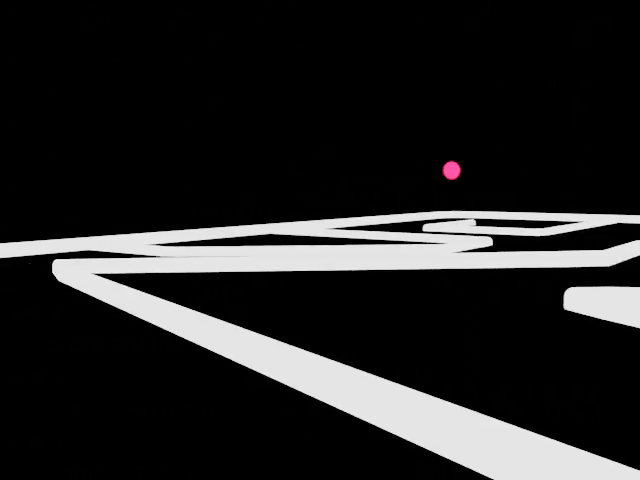
#> input picture frame 12 of beacon_sweep.mp4, 640 x 480 px, given in place of maze_view.mp4, which was not available
$ python videocv.py
#> lines starting #> are read from the running program, lines starting #| are printed output that depends on the picture; after the words box and inside, x2 and y2 are one past the last pixel; in counts of white or black regions, pixels touching at a corner belong together; pictures that were not available may be replaced by others from this repository, and a replacement may not be noted
### EEE2Rover-master/src/calibration_utils.py
import cv2
import numpy as np
import glob
import matplotlib.pyplot as plt
import os.path as path
import pickle


def lazy_calibration(func):
    """
    Decorator for calibration function to avoid re-computing calibration every time.
    """
    calibration_cache = 'camera_cal/calibration_data.pickle'

    # [12 lines left out: function wrapper, not called in this run]

    return wrapper


# [68 lines left out: functions calibrate_camera, undistort, not called in this run]


# [10 lines that do not run on import are left out]

### EEE2Rover-master/src/videocv.py
import cv2
import numpy as np
import math
import calibration_utils
import perspective_utils
video = cv2.VideoCapture("maze_view.mp4")

kernel = np.ones((5,5),np.uint8)

vertices= np.array([[0,480],[0,270],[640,270],[640,480],
                         ], np.int32)
forward_mask= np.array([[200,350],[200,270],[440,270],[440,350],
                         ], np.int32)
left_mask = np.array([[0,480],[0,0],[320,0],[320,480],
                         ], np.int32)
right_mask = np.array([[320,480],[320,0],[640,0],[640,480],
                         ], np.int32)

# [61 lines left out: functions average_nearby_lines, apply_brightness_contrast, not called in this run]

class HoughBundler:
    def __init__(self,min_distance=5,min_angle=2):
        self.min_distance = min_distance
        self.min_angle = min_angle

    def get_orientation(self, line):
        orientation = math.atan2(abs((line[3] - line[1])), abs((line[2] - line[0])))
        return math.degrees(orientation)

    # [84 lines left out: functions check_is_line_different, distance_point_to_line, get_distance, merge_lines_into_groups, merge_line_segments, not called in this run]

    def process_lines(self, lines, align):
        lines_horizontal  = []
        lines_vertical  = []
        if lines is not None:

            for line_i in [l[0] for l in lines]:
                orientation = self.get_orientation(line_i)
                # if vertical
                if 25 < orientation <= 90:
                    lines_vertical.append(line_i)
                else:
                    lines_horizontal.append(line_i)

        lines_vertical  = sorted(lines_vertical , key=lambda line: line[1])
        lines_horizontal  = sorted(lines_horizontal , key=lambda line: line[0])
        merged_lines_all = []
        if align == 1:
            target_lines = lines_vertical
        else:
            target_lines = lines_horizontal
        # for each cluster in vertical and horizantal lines leave only one line
        for i in [target_lines]:
            if len(i) > 0:
                groups = self.merge_lines_into_groups(i)
                merged_lines = []
                for group in groups:
                    merged_lines.append(self.merge_line_segments(group))
                merged_lines_all.extend(merged_lines)


        return (merged_lines_all)

# Usage:


def roi(img, vertices):
    #blank mask:
    mask = np.zeros_like(img)
    # fill the mask
    cv2.fillPoly(mask, vertices, 255)
    # now only show the area that is the mask
    masked = cv2.bitwise_and(img, mask)
    return masked

def __draw_label(img, text, pos, bg_color):
   font_face = cv2.FONT_HERSHEY_SIMPLEX
   scale = 0.4
   color = (255, 255, 255)
   thickness = cv2.FILLED
   margin = 2
   txt_size = cv2.getTextSize(text, font_face, scale, thickness)

   end_x = pos[0] + txt_size[0][0] + margin
   end_y = pos[1] - txt_size[0][1] - margin

   #cv2.rectangle(img, pos, (end_x, end_y), bg_color, thickness)
   cv2.putText(img, text, pos, font_face, scale, color, 1, cv2.LINE_AA)
# Adjust this threshold to control line grouping
threshold_theta =1000000000000
threshold_delta = 100
#count for exporting frames
count =0

# Specify size on horizontal axis
def draw_lines(lines,frame):
     if lines is not None:
       # lines = bundler.process_lines(lines)
        for line in lines:
            if line is not None:
                x1, y1, x2, y2 = line
                cv2.line(frame, (x1, y1), (x2, y2), (0, 0, 255), 2)
def descision(walls):
    if walls==[1,1,0]:
       return "Right"
    elif walls==[0,1,1]:
       return  "Left"
    elif walls==[1,0,1]:
     return "Forward"
    elif walls==[1,1,1]:
     return "Backtrack"
    else:
        return "Undefined"
# [26 lines left out: functions draw_grid, closest_to_center, not called in this run]
def GetVanishingPoint(Lines):
   #find the midpoint of the lines

   x1, y1, x2, y2 = Lines[0]
   x1c, y1c, x2c, y2c = Lines[1]
   x=(x1+x2+x1c+x2c)/4
   return [int(x),240]
while True:

    ret, frame = video.read()
#> frame is the input picture: shape (480, 640, 3); mean B, G, R 36, 35.9, 36.1


    if not ret:
        video = cv2.VideoCapture("maze_view.mp4")
        continue
    frame = cv2.resize(frame, (640, 480))


    edges = cv2.Canny(frame, 150, 255)
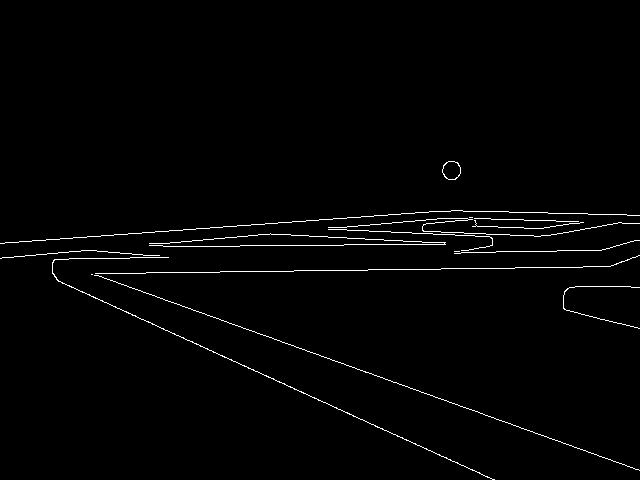
#> edges: shape (480, 640); 1.4% white in thin lines or dots, all inside (x1, y1, x2, y2) = (0, 161, 640, 480)
    edges=roi(edges,[vertices])
#> in roi, `cv2.fillPoly(mask, vertices, 255)`:
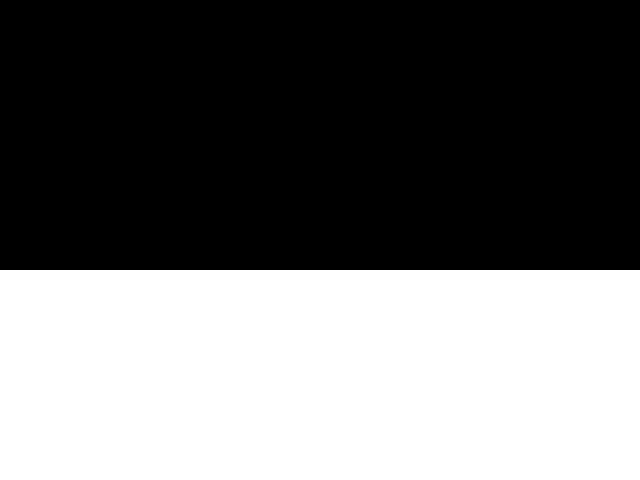
#> mask: shape (480, 640); 43.8% white; 1 white region, box (x1, y1, x2, y2) and area: (0, 270, 640, 480) 134400
#> in roi, `masked = cv2.bitwise_and(img, mask)`:
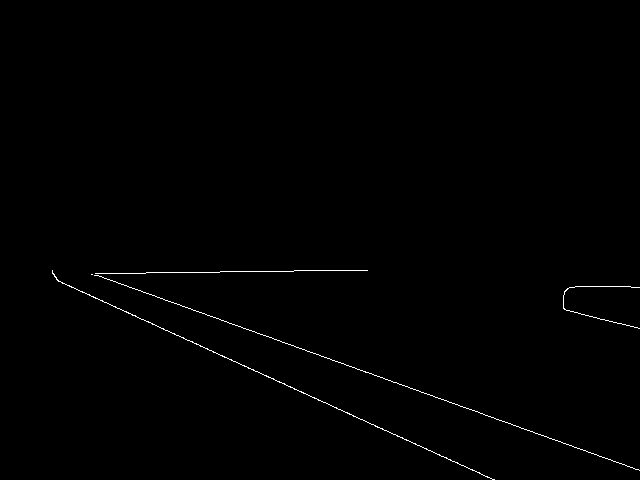
#> masked: shape (480, 640); 0.49% white in thin lines or dots, all inside (x1, y1, x2, y2) = (52, 270, 640, 480)
    #edges = cv2.morphologyEx(edges, cv2.MORPH_CLOSE, kernel)
    masks=[left_mask,forward_mask,right_mask]
    walls=[0,0,0]
    #frame=draw_grid(frame,(2,2))
    #cv2.circle(frame, (320,240), 6, (0,255,0), 1)
    line_buffer=[None,None,None]
    for i in range(0,len(masks)):
        mask=masks[i]
        lines = cv2.HoughLinesP(roi(edges,[mask]),1, np.pi/180, threshold=150, minLineLength=50 , maxLineGap=5)

        bundler = HoughBundler(min_distance=10,min_angle=2)
        lines = bundler.process_lines(lines,(i!=1))

        if lines !=[]:
            walls[i]=1
            lines=closest_to_center(lines)
            line_buffer[i]=lines[0]
        else:
            walls[i]=0
            if(i==0):
                lines=[[0,480,0,0]]
                line_buffer[i]=[0,480,0,0]
            elif(i==2):
                lines=[[640,480,640,0]]
                line_buffer[i]=[640,480,640,0]
        draw_lines(lines,frame)
#> this loop made 3 passes
#> pass 1, in roi (call 2), `masked = cv2.bitwise_and(img, mask)`:
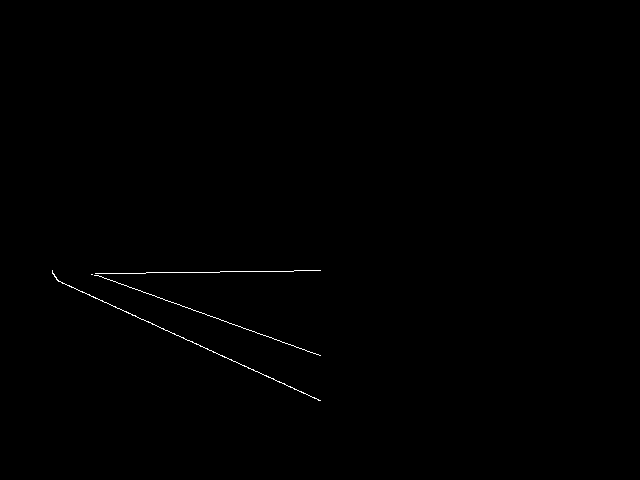
#> masked: shape (480, 640); 0.25% white in thin lines or dots, all inside (x1, y1, x2, y2) = (52, 270, 321, 401)
#> pass 2, in roi (call 3), `masked = cv2.bitwise_and(img, mask)`:
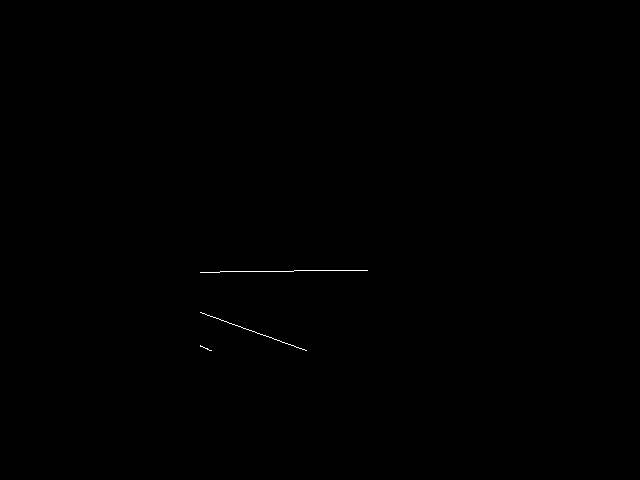
#> masked: shape (480, 640); 0.09% white in thin lines or dots, all inside (x1, y1, x2, y2) = (200, 270, 368, 351)
#> pass 3, in roi (call 4), `masked = cv2.bitwise_and(img, mask)`:
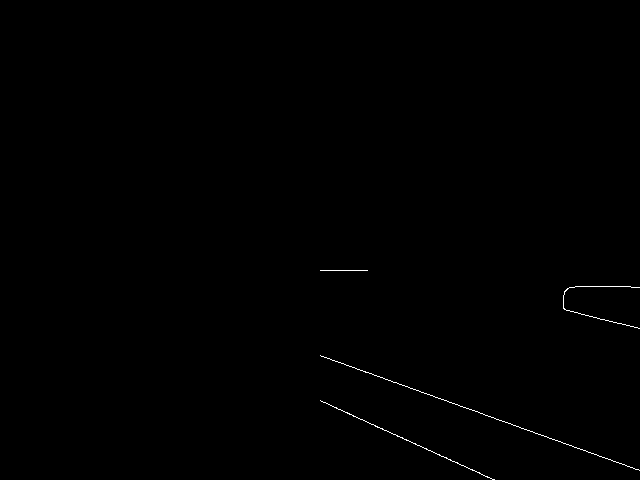
#> masked: shape (480, 640); 0.24% white in thin lines or dots, all inside (x1, y1, x2, y2) = (320, 270, 640, 480)
#> after the loop, line_buffer = 3 items; walls = [0, 0, 0]
    offset=(GetVanishingPoint([line_buffer[0],line_buffer[2]]))
#> offset = [320, 240]
    #print(offset)
    #cv2.circle(frame, tuple(offset), 6, (0,0,255), 5)
    __draw_label(frame, 'offset = %d' % (offset[0]-320), (20,20), (255,255,255))
    __draw_label(frame, 'walls = [%d , %d, %d]' % tuple(walls), (20,40), (255,255,255))
    __draw_label(frame, 'descision = %s' % descision(walls), (20,60), (255,255,255))
#> call 3 of __draw_label, with text = 'descision = Undefined', pos = (20, 60), bg_color = (255, 255, 255)
#> in __draw_label (call 3), `cv2.putText(img, text, pos, font_face, scale, color, 1, cv2.LINE_AA)`:
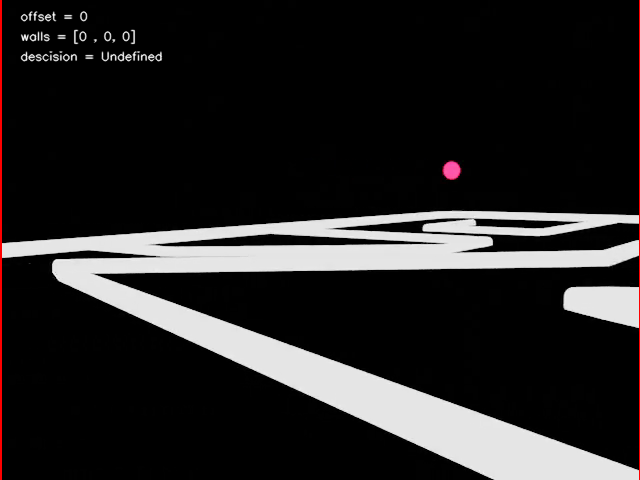
#> img: shape (480, 640, 3); mean B, G, R 36.6, 36.5, 37.9

    #save frame
    if count%15==0:
        cv2.imwrite("frame%d.jpg" % count, frame)
    cv2.imshow("edges", edges)
    cv2.imshow("frame", frame)
    key = cv2.waitKey(25)
#> (key Esc is pressed here)
    if key == 27:
        break
    count += 1
video.release()
cv2.destroyAllWindows()

$ run again, starting later in the video
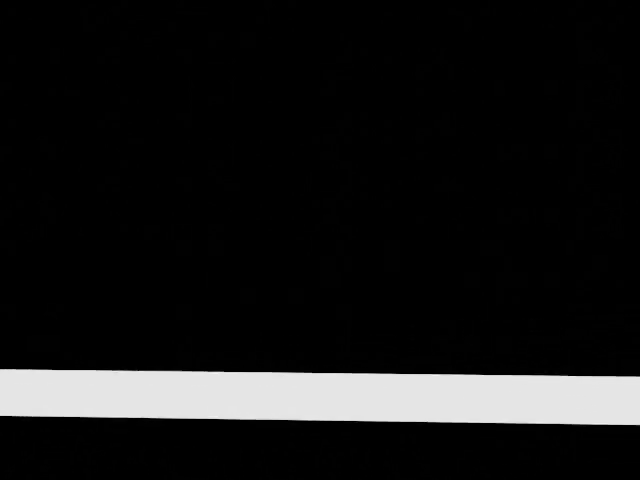
#> input picture frame 54 of beacon_sweep.mp4, 640 x 480 px, given in place of maze_view.mp4, which was not available
#> frame is the input picture: shape (480, 640, 3); min 0, max 243, mean 22.9
#> `edges = cv2.Canny(frame, 150, 255)`:
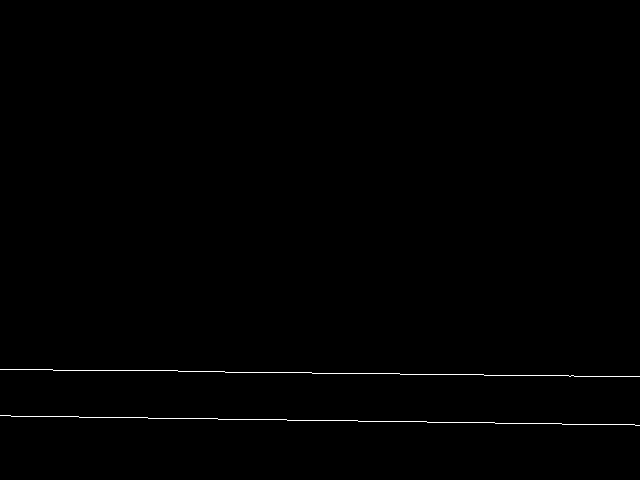
#> edges: shape (480, 640); 0.42% white in thin lines or dots, all inside (x1, y1, x2, y2) = (0, 369, 640, 426)
#> mask: shape (480, 640); 43.8% white; 1 white region, box (x1, y1, x2, y2) and area: (0, 270, 640, 480) 134400
#> the loop `for i in range(0,len(masks)):` made 3 passes
#> after the loop `for i in range(0,len(masks)):`: line_buffer = 3 items; walls = [0, 0, 0]
#> offset = [320, 240]
#> in __draw_label (call 3), `cv2.putText(img, text, pos, font_face, scale, color, 1, cv2.LINE_AA)`:
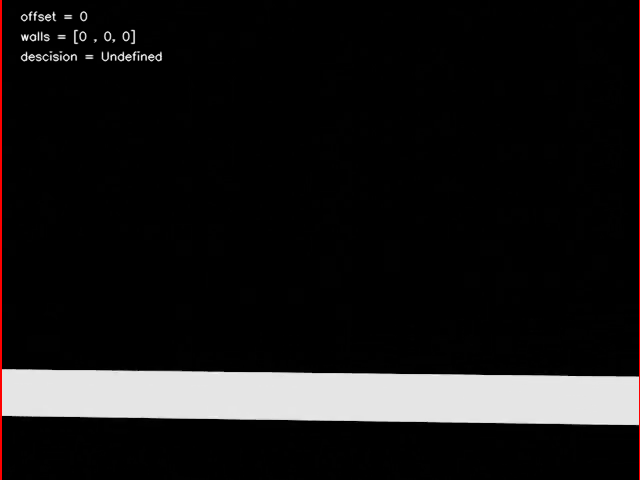
#> img: shape (480, 640, 3); mean B, G, R 23.5, 23.5, 24.7

$ run again, starting later in the video
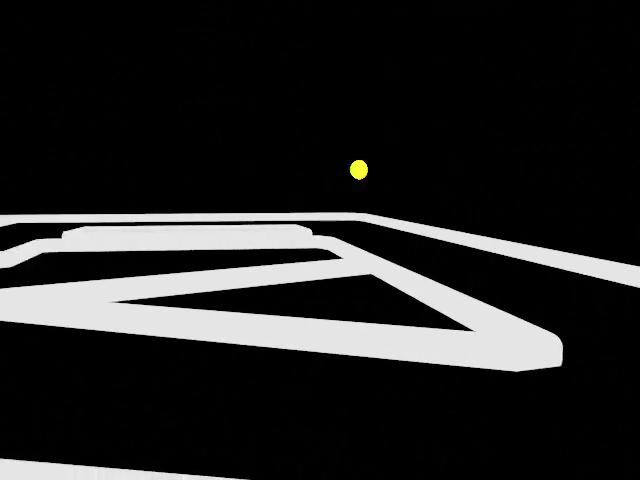
#> input picture frame 96 of beacon_sweep.mp4, 640 x 480 px, given in place of maze_view.mp4, which was not available
#> frame is the input picture: shape (480, 640, 3); mean B, G, R 35.4, 35.5, 35.5
#> `edges = cv2.Canny(frame, 150, 255)`:
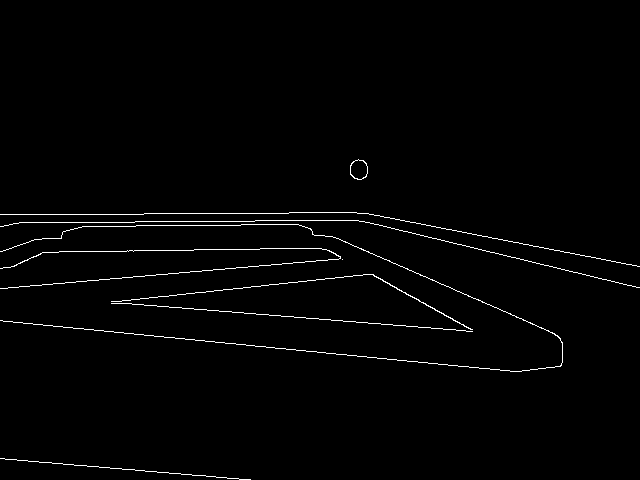
#> edges: shape (480, 640); 1.4% white in thin lines or dots, all inside (x1, y1, x2, y2) = (0, 159, 640, 480)
#> mask: shape (480, 640); 43.8% white; 1 white region, box (x1, y1, x2, y2) and area: (0, 270, 640, 480) 134400
#> masked: shape (480, 640); 0.68% white in thin lines or dots, all inside (x1, y1, x2, y2) = (0, 270, 640, 480)
#> the loop `for i in range(0,len(masks)):` made 3 passes
#> after the loop `for i in range(0,len(masks)):`: line_buffer = [[0, 480, 0, 0], [200, 292, 373, 274], [640, 480, 640, 0]]; walls = [0, 1, 0]
#> offset = [320, 240]
#> in __draw_label (call 3), `cv2.putText(img, text, pos, font_face, scale, color, 1, cv2.LINE_AA)`:
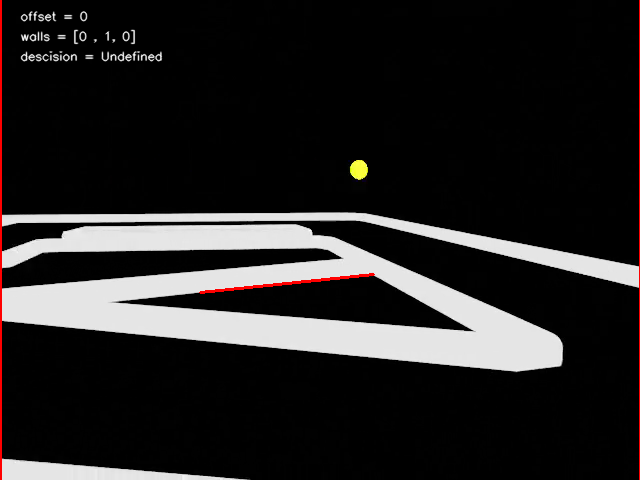
#> img: shape (480, 640, 3); mean B, G, R 35.7, 35.9, 37.5
